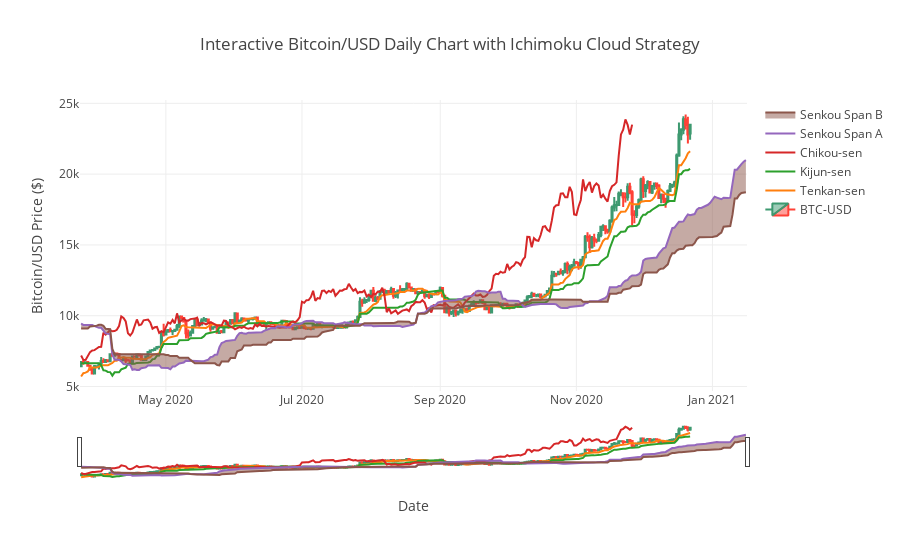

Source (notebook cell):
### Markdown cell above
### Graph I Comments:

The graph is good to glimpse at but unfortunately, it has far too many cons: it does not show BTC as candlesticks. We could modify the code by using "from mpl_finance import candlestick_ohlc" library to showcase BTC/USD nicely. Another downside is that the graph looks very condensed. The time axis is not shown by the actual date but by days passed. The graph does not allow the user to interact with the details of the graph, which is a big bummer in my opinion. Let us see Method 2 using Plotly to get around this problem.

### Code cell
# Method 2 Plotting using Plotly:

df= df.tail(300)

fig = go.Figure(data=[go.Candlestick(name="BTC-USD",x=df['Date'],
                open=df['Open'],
                high=df['High'],
                low=df['Low'],
                close=df['Close'])])

fig.add_scatter(x=df['Date'], y=df['tenkan_sen'], name="Tenkan-sen", mode='lines')
fig.add_scatter(x=df['Date'], y=df['kijun_sen'],name="Kijun-sen", mode='lines')
fig.add_scatter(x=df['Date'], y=df['chikou_span'], name="Chikou-sen", mode='lines')
fig.add_scatter(x=df['Date'], y=df['senkou_span_a'], name="Senkou Span A", mode='lines')
fig.add_scatter(x=df['Date'], y=df['senkou_span_b'], fill='tonexty',name="Senkou Span B", mode='lines')

fig.layout.update(
    title='Interactive Bitcoin/USD Daily Chart with Ichimoku Cloud Strategy',
    xaxis_title='Date',
    yaxis_title='Bitcoin/USD Price ($)'
)


fig.show()

### Figure 1 — Plotly figure (JSON) as saved in the notebook; plotly's stock layout.template omitted (floating-point values rounded to 4 significant figures; data arrays with more than 128 entries replaced by an {"elided": "..."} marker saying what was removed)
{"data": [{"close": {"elided": "300 float values"}, "high": {"elided": "300 float values"}, "low": {"elided": "300 float values"}, "name": "BTC-USD", "open": {"elided": "300 float values"}, "type": "candlestick", "uid": "e803d9e4-08f3-4e8e-94be-4aef03c18435", "x": {"elided": "300 str values"}}, {"mode": "lines", "name": "Tenkan-sen", "type": "scatter", "uid": "1a290053-0c35-40cd-9a2e-49e7ad8ea130", "x": {"elided": "300 str values"}, "y": {"elided": "300 float values"}}, {"mode": "lines", "name": "Kijun-sen", "type": "scatter", "uid": "2269bd51-a40d-4fe5-8d82-21d9f70f8314", "x": {"elided": "300 str values"}, "y": {"elided": "300 float values"}}, {"mode": "lines", "name": "Chikou-sen", "type": "scatter", "uid": "c6302b39-06d6-4aa3-ac06-67bc0eaad618", "x": {"elided": "300 str values"}, "y": {"elided": "300 float values"}}, {"mode": "lines", "name": "Senkou Span A", "type": "scatter", "uid": "6108bf49-307b-440e-aac1-d8d287cf571f", "x": {"elided": "300 str values"}, "y": {"elided": "300 float values"}}, {"fill": "tonexty", "mode": "lines", "name": "Senkou Span B", "type": "scatter", "uid": "ba2c64cf-20f9-4812-9c43-537c580cf3a2", "x": {"elided": "300 str values"}, "y": {"elided": "300 float values"}}], "layout": {"title": {"text": "Interactive Bitcoin/USD Daily Chart with Ichimoku Cloud Strategy"}, "xaxis": {"title": {"text": "Date"}}, "yaxis": {"title": {"text": "Bitcoin/USD Price ($)"}}}}
